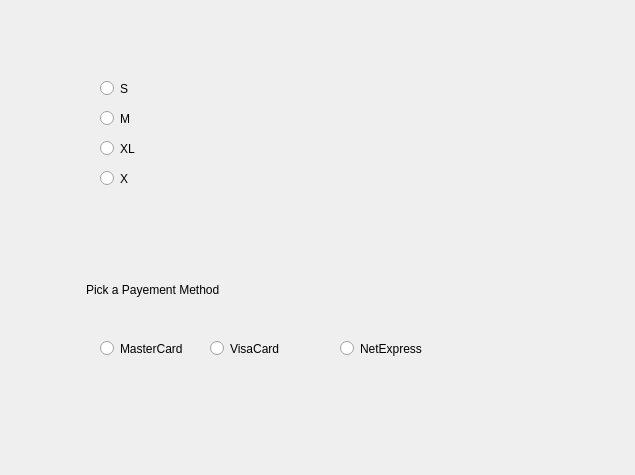
<?xml version="1.0" encoding="UTF-8"?>
<ui version="4.0">
 <class>Dialog</class>
 <widget class="QDialog" name="Dialog">
  <property name="geometry">
   <rect>
    <x>0</x>
    <y>0</y>
    <width>635</width>
    <height>475</height>
   </rect>
  </property>
  <property name="windowTitle">
   <string>Dialog</string>
  </property>
  <widget class="QRadioButton" name="radioButton">
   <property name="geometry">
    <rect>
     <x>100</x>
     <y>80</y>
     <width>82</width>
     <height>17</height>
    </rect>
   </property>
   <property name="text">
    <string>S</string>
   </property>
   <attribute name="buttonGroup">
    <string notr="true">buttonGroup</string>
   </attribute>
  </widget>
  <widget class="QRadioButton" name="radioButton_2">
   <property name="geometry">
    <rect>
     <x>100</x>
     <y>110</y>
     <width>82</width>
     <height>17</height>
    </rect>
   </property>
   <property name="text">
    <string>M</string>
   </property>
   <attribute name="buttonGroup">
    <string notr="true">buttonGroup</string>
   </attribute>
  </widget>
  <widget class="QRadioButton" name="radioButton_3">
   <property name="geometry">
    <rect>
     <x>100</x>
     <y>140</y>
     <width>82</width>
     <height>17</height>
    </rect>
   </property>
   <property name="text">
    <string>XL</string>
   </property>
   <attribute name="buttonGroup">
    <string notr="true">buttonGroup</string>
   </attribute>
  </widget>
  <widget class="QRadioButton" name="radioButton_4">
   <property name="geometry">
    <rect>
     <x>100</x>
     <y>170</y>
     <width>82</width>
     <height>17</height>
    </rect>
   </property>
   <property name="text">
    <string>X</string>
   </property>
   <attribute name="buttonGroup">
    <string notr="true">buttonGroup</string>
   </attribute>
  </widget>
  <widget class="QRadioButton" name="radioButton_5">
   <property name="geometry">
    <rect>
     <x>100</x>
     <y>340</y>
     <width>82</width>
     <height>17</height>
    </rect>
   </property>
   <property name="text">
    <string>MasterCard</string>
   </property>
   <attribute name="buttonGroup">
    <string notr="true">buttonGroup_2</string>
   </attribute>
  </widget>
  <widget class="QRadioButton" name="radioButton_6">
   <property name="geometry">
    <rect>
     <x>210</x>
     <y>340</y>
     <width>82</width>
     <height>17</height>
    </rect>
   </property>
   <property name="text">
    <string>VisaCard</string>
   </property>
   <attribute name="buttonGroup">
    <string notr="true">buttonGroup_2</string>
   </attribute>
  </widget>
  <widget class="QRadioButton" name="radioButton_7">
   <property name="geometry">
    <rect>
     <x>340</x>
     <y>340</y>
     <width>82</width>
     <height>17</height>
    </rect>
   </property>
   <property name="text">
    <string>NetExpress</string>
   </property>
   <attribute name="buttonGroup">
    <string notr="true">buttonGroup_2</string>
   </attribute>
  </widget>
  <widget class="QLabel" name="label">
   <property name="geometry">
    <rect>
     <x>86</x>
     <y>280</y>
     <width>431</width>
     <height>20</height>
    </rect>
   </property>
   <property name="text">
    <string>Pick a Payement Method</string>
   </property>
  </widget>
  <widget class="QLabel" name="label_2">
   <property name="geometry">
    <rect>
     <x>120</x>
     <y>400</y>
     <width>361</width>
     <height>21</height>
    </rect>
   </property>
   <property name="text">
    <string/>
   </property>
  </widget>
 </widget>
 <resources/>
 <connections/>
 <buttongroups>
  <buttongroup name="buttonGroup"/>
  <buttongroup name="buttonGroup_2"/>
 </buttongroups>
</ui>
